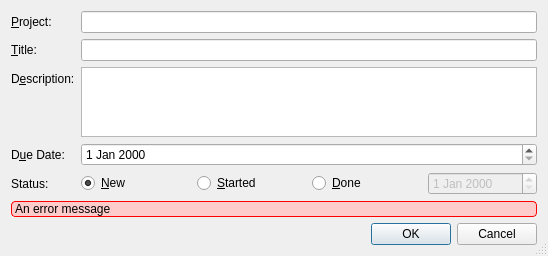
<?xml version="1.0" encoding="UTF-8"?>
<ui version="4.0">
 <class>AddTaskDialog</class>
 <widget class="QDialog" name="AddTaskDialog">
  <property name="geometry">
   <rect>
    <x>0</x>
    <y>0</y>
    <width>548</width>
    <height>246</height>
   </rect>
  </property>
  <property name="windowTitle">
   <string>Add Task</string>
  </property>
  <property name="sizeGripEnabled">
   <bool>true</bool>
  </property>
  <layout class="QVBoxLayout" name="verticalLayout">
   <item>
    <layout class="QFormLayout" name="formLayout">
     <item row="0" column="0">
      <widget class="QLabel" name="label">
       <property name="text">
        <string>&amp;Project:</string>
       </property>
       <property name="buddy">
        <cstring>projectLineEdit</cstring>
       </property>
      </widget>
     </item>
     <item row="0" column="1">
      <widget class="QLineEdit" name="projectLineEdit"/>
     </item>
     <item row="1" column="0">
      <widget class="QLabel" name="label_2">
       <property name="text">
        <string>&amp;Title:</string>
       </property>
       <property name="buddy">
        <cstring>titleLineEdit</cstring>
       </property>
      </widget>
     </item>
     <item row="1" column="1">
      <widget class="QLineEdit" name="titleLineEdit"/>
     </item>
     <item row="2" column="0">
      <widget class="QLabel" name="label_4">
       <property name="text">
        <string>D&amp;escription:</string>
       </property>
       <property name="buddy">
        <cstring>descriptionTextEdit</cstring>
       </property>
      </widget>
     </item>
     <item row="2" column="1">
      <widget class="QPlainTextEdit" name="descriptionTextEdit">
       <property name="sizePolicy">
        <sizepolicy hsizetype="Expanding" vsizetype="Expanding">
         <horstretch>0</horstretch>
         <verstretch>1</verstretch>
        </sizepolicy>
       </property>
       <property name="tabChangesFocus">
        <bool>true</bool>
       </property>
       <property name="textInteractionFlags">
        <set>Qt::TextEditorInteraction</set>
       </property>
      </widget>
     </item>
     <item row="3" column="0">
      <widget class="QLabel" name="dueDateLabel">
       <property name="text">
        <string>D&amp;ue Date:</string>
       </property>
       <property name="buddy">
        <cstring>dueDateEdit</cstring>
       </property>
      </widget>
     </item>
     <item row="3" column="1">
      <widget class="YDateEdit" name="dueDateEdit"/>
     </item>
     <item row="4" column="0">
      <widget class="QLabel" name="label_3">
       <property name="text">
        <string>Status:</string>
       </property>
      </widget>
     </item>
     <item row="4" column="1">
      <layout class="QHBoxLayout" name="horizontalLayout">
       <item>
        <widget class="QRadioButton" name="statusNew">
         <property name="text">
          <string>&amp;New</string>
         </property>
         <property name="checked">
          <bool>true</bool>
         </property>
        </widget>
       </item>
       <item>
        <widget class="QRadioButton" name="statusStarted">
         <property name="text">
          <string>&amp;Started</string>
         </property>
        </widget>
       </item>
       <item>
        <widget class="QRadioButton" name="statusDone">
         <property name="text">
          <string>&amp;Done</string>
         </property>
        </widget>
       </item>
       <item>
        <widget class="YDateEdit" name="doneDateEdit">
         <property name="enabled">
          <bool>false</bool>
         </property>
        </widget>
       </item>
      </layout>
     </item>
    </layout>
   </item>
   <item>
    <widget class="QLabel" name="errorLabel">
     <property name="sizePolicy">
      <sizepolicy hsizetype="Minimum" vsizetype="Preferred">
       <horstretch>0</horstretch>
       <verstretch>0</verstretch>
      </sizepolicy>
     </property>
     <property name="styleSheet">
      <string notr="true">border: 1px solid red;
border-radius: 4px;
background-color: #fcc;
color: black</string>
     </property>
     <property name="text">
      <string notr="true">An error message</string>
     </property>
     <property name="textFormat">
      <enum>Qt::PlainText</enum>
     </property>
    </widget>
   </item>
   <item>
    <widget class="QDialogButtonBox" name="buttonBox">
     <property name="standardButtons">
      <set>QDialogButtonBox::Cancel|QDialogButtonBox::Ok</set>
     </property>
    </widget>
   </item>
  </layout>
 </widget>
 <customwidgets>
  <customwidget>
   <class>YDateEdit</class>
   <extends>QDateEdit</extends>
   <header>ydateedit.h</header>
  </customwidget>
 </customwidgets>
 <tabstops>
  <tabstop>projectLineEdit</tabstop>
  <tabstop>titleLineEdit</tabstop>
  <tabstop>descriptionTextEdit</tabstop>
  <tabstop>dueDateEdit</tabstop>
  <tabstop>statusNew</tabstop>
  <tabstop>statusStarted</tabstop>
  <tabstop>statusDone</tabstop>
  <tabstop>doneDateEdit</tabstop>
  <tabstop>buttonBox</tabstop>
 </tabstops>
 <resources/>
 <connections>
  <connection>
   <sender>statusDone</sender>
   <signal>toggled(bool)</signal>
   <receiver>doneDateEdit</receiver>
   <slot>setEnabled(bool)</slot>
   <hints>
    <hint type="sourcelabel">
     <x>261</x>
     <y>188</y>
    </hint>
    <hint type="destinationlabel">
     <x>350</x>
     <y>189</y>
    </hint>
   </hints>
  </connection>
  <connection>
   <sender>buttonBox</sender>
   <signal>accepted()</signal>
   <receiver>AddTaskDialog</receiver>
   <slot>accept()</slot>
   <hints>
    <hint type="sourcelabel">
     <x>119</x>
     <y>241</y>
    </hint>
    <hint type="destinationlabel">
     <x>8</x>
     <y>130</y>
    </hint>
   </hints>
  </connection>
  <connection>
   <sender>buttonBox</sender>
   <signal>rejected()</signal>
   <receiver>AddTaskDialog</receiver>
   <slot>reject()</slot>
   <hints>
    <hint type="sourcelabel">
     <x>222</x>
     <y>241</y>
    </hint>
    <hint type="destinationlabel">
     <x>241</x>
     <y>104</y>
    </hint>
   </hints>
  </connection>
 </connections>
</ui>
